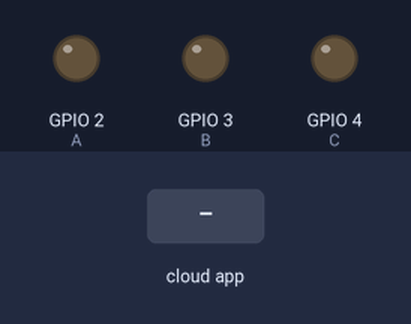
Simulated run of this sketch. Board: ESP32. Shown: output pins drawn as LEDs (lit = HIGH). Inputs (shaded band) come from the test bench. WiFi joins after 1.5 s; servers stay silent unless stated.

Above: at 2.3 s.
2.4 s: the phone or cloud app sets audioChannel2 to 1
At 3.6 s:
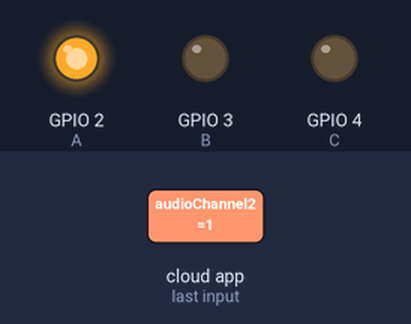
3.9 s: the phone or cloud app sets audioChannel3 to 1
At 4.8 s:
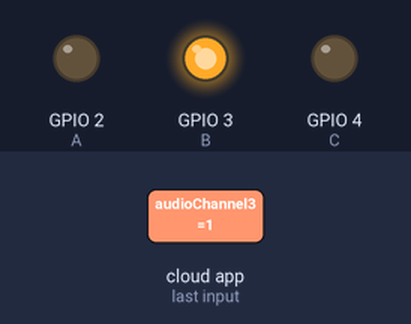
5.4 s: the phone or cloud app sets audioChannel4 to 1
At 6.0 s:
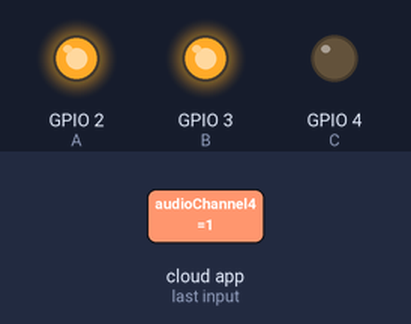
6.9 s: the phone or cloud app sets audioChannel1 to 1
At 8.3 s:
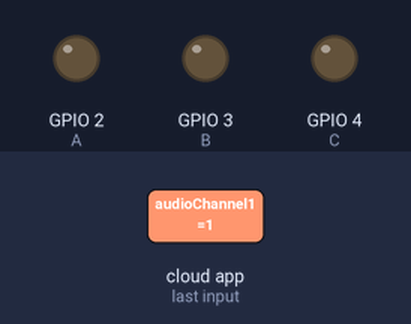
Timing chart, 0 to 9.4 s (numbered marks = the images above; inputs shaded):
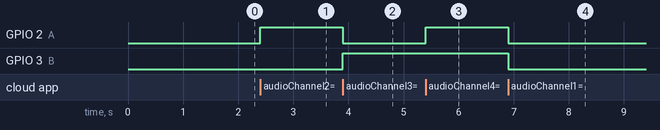

The sketch:

Arduino_IOTAudioSwitch.ino
```cpp
/*
Author: Hiro Fujii
Date: 04Jul24
*/

#include "arduino_secrets.h"
#include "thingProperties.h"

//A, B, C Pins for Multiplexor
//Make These Whatever You Want According To Your Schematic
const int A = 2;
const int B = 3;
const int C = 4;
//C Doesn't Have Mute Functionality Currently Bc Of Arduino Cloud Limitations

//Setup
void setup(){
  initProperties();
  ArduinoCloud.begin(ArduinoIoTPreferredConnection);

  //Preps Output Pins
  pinMode(A, OUTPUT);
  pinMode(B, OUTPUT);
  pinMode(C, OUTPUT);

  //Updates to Previously Selected Channel On Boot
  onChannelChange();
}

//Loop
void loop(){
  ArduinoCloud.update();
}

//When Cloud Variable channel Changes
//Handles Actual Switching of Channels
void onChannelChange(){
  if(channel == 1){
    digitalWrite(A, LOW);
    digitalWrite(B, LOW);
  }else if(channel == 2){
    digitalWrite(A, HIGH);
    digitalWrite(B, LOW);
  }else if(channel == 3){
    digitalWrite(A, LOW);
    digitalWrite(B, HIGH);
  }else if(channel == 4){
    digitalWrite(A, HIGH);
    digitalWrite(B, HIGH);
  }
}

//The Following Functions Handle How Google Home Interacts With Changing Channels

//When Cloud Variable audioChannel1 Changes
void onAudioChannel1Change()  {
  if(audioChannel1 == true){
    channel = 1;
    audioChannel2 = false;
    audioChannel3 = false;
    audioChannel4 = false;
    onChannelChange();
  }
}

//When Cloud Variable audioChannel2 Changes
void onAudioChannel2Change()  {
  if(audioChannel2 == true){
      channel = 2;
      audioChannel1 = false;
      audioChannel3 = false;
      audioChannel4 = false;
      onChannelChange();
  }
}

//When Cloud Variable audioChannel3 Changes
void onAudioChannel3Change()  {
  if(audioChannel3 == true){
    channel = 3;
    audioChannel2 = false;
    audioChannel1 = false;
    audioChannel4 = false;
    onChannelChange();
  }
}

//When Cloud Variable audioChannel4 Changes
void onAudioChannel4Change()  {
  if(audioChannel4 == true){
    channel = 4;
    audioChannel2 = false;
    audioChannel3 = false;
    audioChannel1 = false;
    onChannelChange();
  }
}
```

arduino_secrets.h
```cpp
#define SECRET_SSID "Your SSID/WiFi Network Here"
#define SECRET_OPTIONAL_PASS "Your SSID/WiFi Password Here, Leave Blank if None"
#define SECRET_DEVICE_KEY "Your Arduino Cloud Secret Key Here"
```

thingProperties.h
```cpp
#include <ArduinoIoTCloud.h>
#include <Arduino_ConnectionHandler.h>

const char DEVICE_LOGIN_NAME[]  = "Your Arduino Device ID Here";

const char SSID[]               = SECRET_SSID;    // Network SSID (name)
const char PASS[]               = SECRET_OPTIONAL_PASS;    // Network password (use for WPA, or use as key for WEP)
const char DEVICE_KEY[]  = SECRET_DEVICE_KEY;    // Secret device password

void onChannelChange();
void onAudioChannel1Change();
void onAudioChannel2Change();
void onAudioChannel3Change();
void onAudioChannel4Change();

int channel;
CloudSwitch audioChannel1;
CloudSwitch audioChannel2;
CloudSwitch audioChannel3;
CloudSwitch audioChannel4;

void initProperties(){
  ArduinoCloud.setBoardId(DEVICE_LOGIN_NAME);
  ArduinoCloud.setSecretDeviceKey(DEVICE_KEY);
  ArduinoCloud.addProperty(channel, READWRITE, ON_CHANGE, onChannelChange);
  ArduinoCloud.addProperty(audioChannel1, READWRITE, ON_CHANGE, onAudioChannel1Change);
  ArduinoCloud.addProperty(audioChannel2, READWRITE, ON_CHANGE, onAudioChannel2Change);
  ArduinoCloud.addProperty(audioChannel3, READWRITE, ON_CHANGE, onAudioChannel3Change);
  ArduinoCloud.addProperty(audioChannel4, READWRITE, ON_CHANGE, onAudioChannel4Change);
}

WiFiConnectionHandler ArduinoIoTPreferredConnection(SSID, PASS);
```

Measured:
- after the input at 2.4 s, GPIO 2 (A): LOW → HIGH at once
- after the input at 3.9 s, GPIO 2 (A): HIGH → LOW at once; GPIO 3 (B): LOW → HIGH at once
- after the input at 5.4 s, GPIO 2 (A): LOW → HIGH at once
- after the input at 6.9 s, GPIO 2 (A), GPIO 3 (B): HIGH → LOW at once
